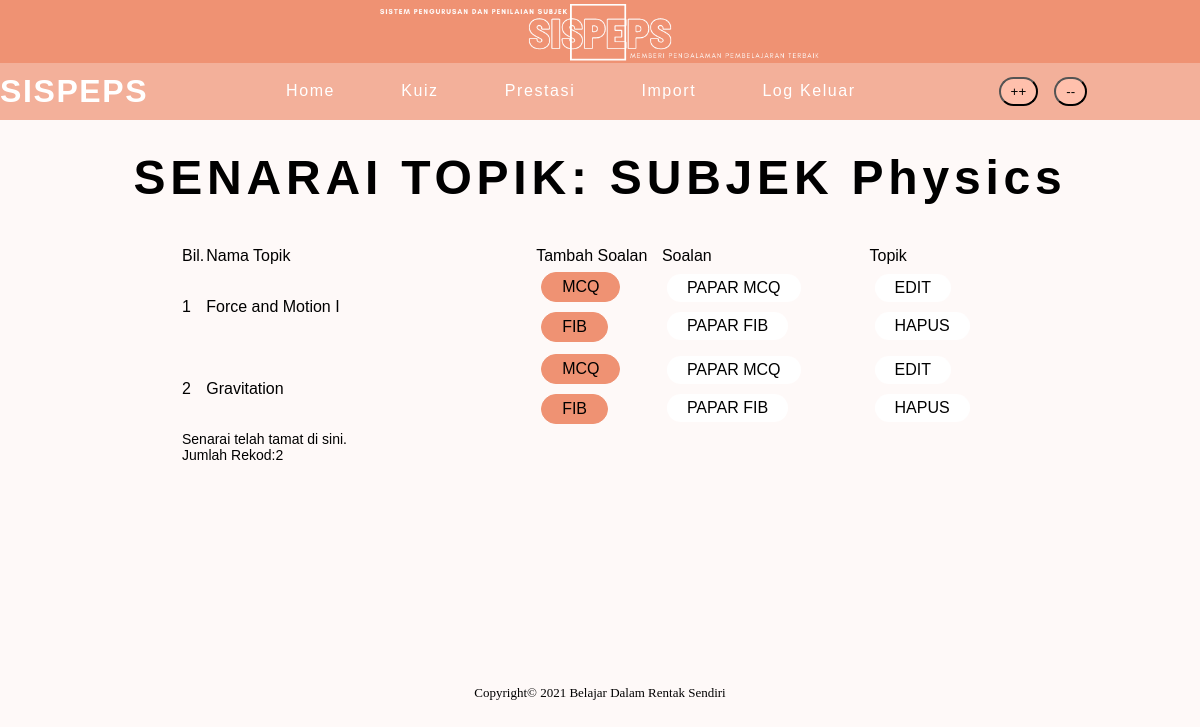
The app's page /papar_topik.php?idsubjek=9 (signed in) with its own data.
### tables this page shows
CREATE TABLE `subjek` (
  `idsubjek` int(11) NOT NULL,
  `subjek` varchar(30) NOT NULL
);

CREATE TABLE `topik` (
  `idtopik` int(11) NOT NULL,
  `topik` varchar(30) NOT NULL,
  `markah` int(11) NOT NULL,
  `idsubjek` int(11) NOT NULL,
  `idpengguna` varchar(12) NOT NULL
);

### src/papar_topik.php (the view, shortened to what this page needs)
<?php
include 'header.php';
$subjek_pilihan=$_GET['idsubjek'];
$guru=$_SESSION['idpengguna'];
$result=mysqli_query($hubung,"SELECT * FROM subjek WHERE idsubjek='$subjek_pilihan'");
while ($res=mysqli_fetch_array($result)){
    $paparsubjek=$res['subjek'];
}
?>
<html>
    <head><?php include 'menu.php'; ?></head>
    <body>
        <h2 class="title" style="text-align: center;">SENARAI TOPIK: SUBJEK <?=$paparsubjek; ?></h2>
        <main class="body">
            <table  width="100%" border="0" align="center" style="font-size: 16px;">
                <tr>
                    <td width="2%">Bil.</td>
                    <td width="40%">Nama Topik</td>
                    <td width="15%">Tambah Soalan</td>
                    <td width="25%">Soalan</td>
                    <td width="18%">Topik</td>
                </tr>
                <?php
                $no=1;
                $data1=mysqli_query($hubung,"SELECT * FROM topik WHERE idsubjek='$subjek_pilihan' AND idpengguna='$guru'");
                while($info1=mysqli_fetch_array($data1)):
                ?>
                <tr>
                    <td><?= $no; ?></td>
                    <td><?= $info1['topik']; ?></td>
                    <td class="action">
                        <a href="soalan_baru1.php?idtopik=<?=$info1['idtopik'];?>"><button class="btn main">MCQ</button></a>
                        <a href="soalan_baru2.php?idtopik=<?=$info1['idtopik'];?>"><button class="btn main">FIB</button></a>
                    </td>
                    <td class="action">
                        <a href="papar_soalan.php?idtopik=<?=$info1['idtopik'];?>&n=1&jenis_soalan=1"><button class="btn sub">PAPAR MCQ</button></a>
                        <a href="papar_soalan.php?idtopik=<?=$info1['idtopik'];?>&n=1&jenis_soalan=2"><button class="btn sub">PAPAR FIB</button></a>
                    </td>
                    <td class="action">
                        <a href="edit_topik.php?idtopik=<?=$info1['idtopik'];?>"><button class="btn sub">EDIT</button></a>
                        <a href="hapus_topik.php?idtopik=<?=$info1['idtopik'];?>" onclick="return confirm('Awas! Soalan, jawapan akan dihapuskan. Anda Pasti?')"><button class="btn sub">HAPUS</button></a>
                    </td>
                </tr>
            <?php $no++;
            endwhile; ?>
            <tr>
                <td colspan=5>
                    <p style="font-size:14px;">
                        Senarai telah tamat di sini. <br>
                        Jumlah Rekod:<?= $no-1; ?>
                    </p>
                </td>
             </tr>
        </table>
        </main>
        <?php include 'footer.php'; ?>
    </body>
</html>

### src/style2.css (style rules this page uses)
* { padding: 0; margin: 0; }
body { background-color: #fef9f8; }
.title { font-size:48px; font-family: 'HelveticaNeue Light', Arial, sans-serif; font-weight: 700; letter-spacing: 0.1em; color: black; margin: 30px 0px 0px 0px; }
.btn { display: block; padding: 10px 45px; background-color: #ef9273; box-sizing: border-box; border-radius: 6px; color: black; text-decoration: none; font-size: 25px; float: right; margin: 0px 10px 0px 10px; transition: background-color .5s, border .5s; font-family: 'HelveticaNeue Light', Arial, sans-serif; }
.body { margin: auto; width: 70%; height:50vh; padding:40px; font-size: 30px; color:black; line-height: 1.25em; text-align: center; font-family: 'HelveticaNeue Light', Arial, sans-serif; font-weight: 100; }
.action .btn.main { display: block; padding: 5px 20px; background-color: #ef9273; box-sizing: border-box; border-radius: 60px; color: black; text-decoration: none; font-size: 16px; float: left; margin: 5px; border: 1px solid #ef9273; }
.action .btn.sub { display: block; padding: 5px 20px; background-color: white; box-sizing: border-box; border-radius: 60px; color: black; text-decoration: none; font-size: 16px; float: left; margin: 5px; border: 0px; }

### records on screen
subjek: subjek "Physics"
topik: topik "Force and Motion I"
topik: topik "Gravitation"

### other values on screen
$no-1 "2"
$footer "Belajar Dalam Rentak Sendiri"
